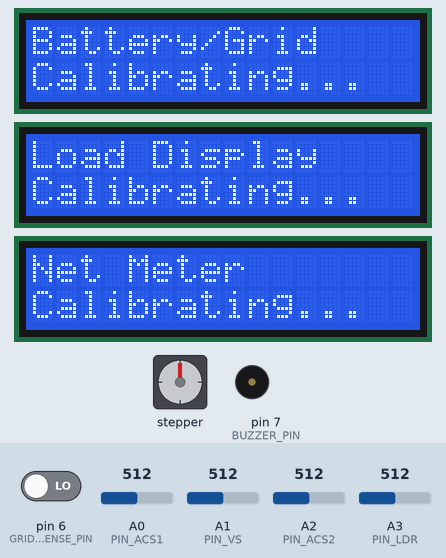
The sketch below on a simulated Arduino Uno, built with avr-gcc and run on an emulated ATmega328P. Parts: stepper motor, 3 × 16×2 character LCD, buzzer (waves = sounding, pin HIGH). Wiring (inferred from the names in the program): stepper motor (2048 steps per turn assumed): coils pin 2, pin 3, pin 4, pin 5. The test bench sets the inputs (shaded band); at power-on: pin 6 (GRID_SENSE_PIN) LOW, A2 (PIN_ACS2) = 512, A0 (PIN_ACS1) = 512, A3 (PIN_LDR) = 512, A1 (PIN_VS) = 512. Pins used as bus, display or sensor lines are not drawn; what the sketch prints to the serial monitor is not drawn.

Above: at 0.3 s.
2.5 s: pin 6 (GRID_SENSE_PIN) driven HIGH
At 5.0 s:
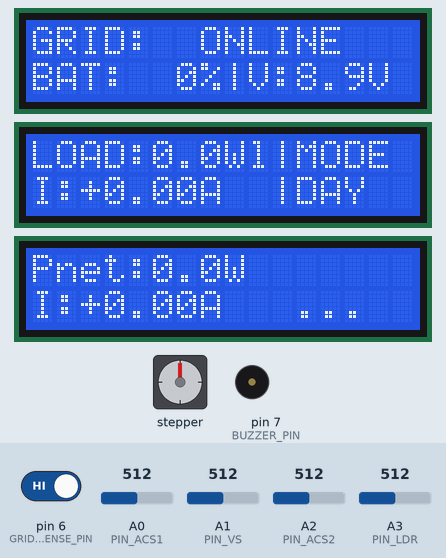
5.1 s: A2 (PIN_ACS2) set to 502
At 5.4 s:
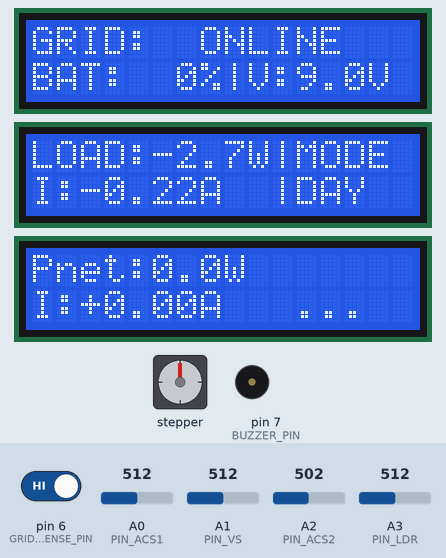
8.1 s: A0 (PIN_ACS1) set to 505
At 8.73 s:
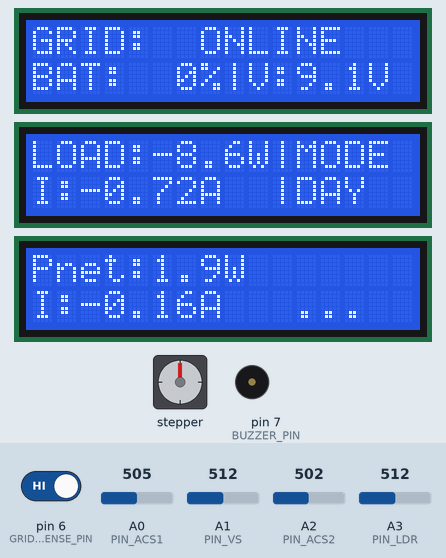
11.1 s: A3 (PIN_LDR) set to 491
At 12.0 s:
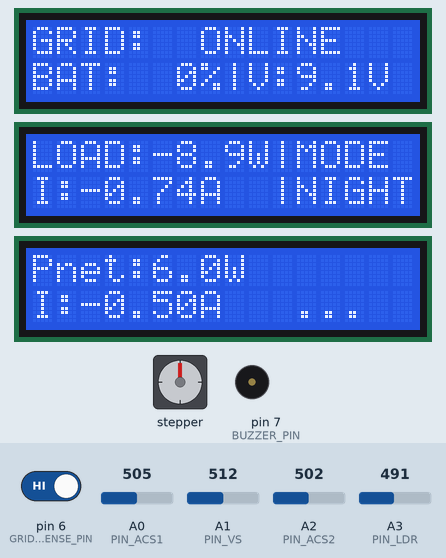
14.1 s: A2 (PIN_ACS2) set to 716
At 14.65 s:
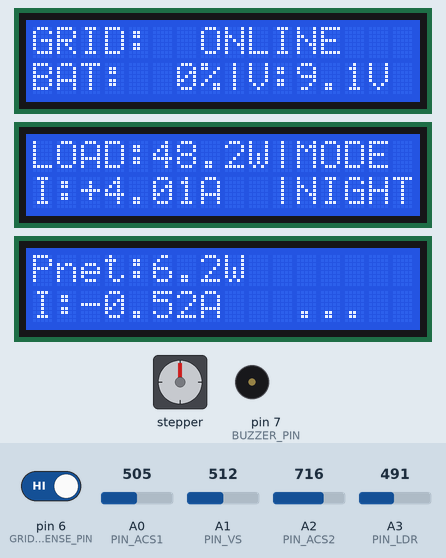
17.1 s: A3 (PIN_LDR) set to 510
At 17.62 s:
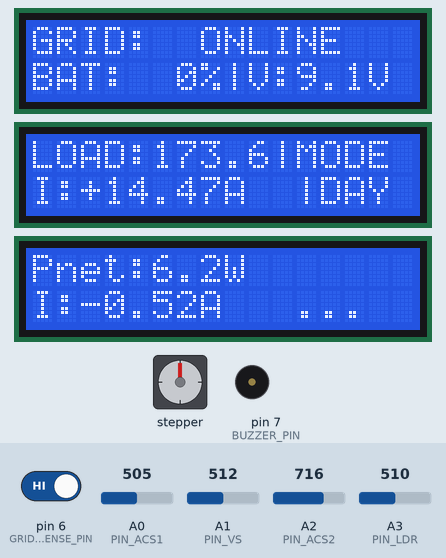
Timing chart, 0 to 20.1 s (numbered marks = the images above; inputs shaded):
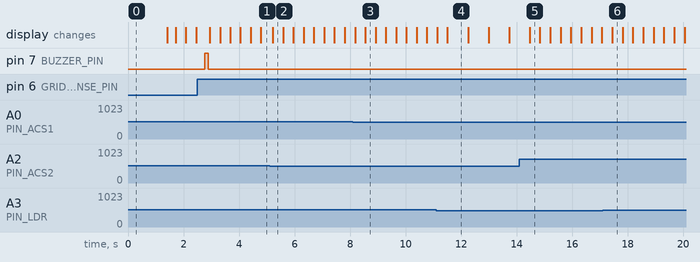

The sketch:

microgrid_controller.ino
```cpp
#include <Wire.h>
#include <LiquidCrystal_I2C.h>
#include <math.h>

// ===== LCDs (all 16x2) =====
#define LCD1_ADDR 0x27   // Display-1: Grid status + Battery Level (%) + Battery Voltage
#define LCD2_ADDR 0x26   // Display-2: Load power (ACS-2 * 12V) + ACS-2 current + Day/Night
#define LCD3_ADDR 0x25   // Display-3: Net metering (ACS-1 * 12V)

#define LCD_COLS 16
#define LCD_ROWS 2

LiquidCrystal_I2C lcd1(LCD1_ADDR, LCD_COLS, LCD_ROWS);
LiquidCrystal_I2C lcd2(LCD2_ADDR, LCD_COLS, LCD_ROWS);
LiquidCrystal_I2C lcd3(LCD3_ADDR, LCD_COLS, LCD_ROWS);

// ===== Grid sense state =====
bool gridActive = false;   // false = grid OFF, true = grid ON

// ===== Pin assignments =====
// Relays (active LOW)
const uint8_t RELAY1_PIN = 2;   // Relay-1 (charge vs export)
const uint8_t RELAY2_PIN = 3;   // Relay-2 (grid vs battery) -> NO=battery, NC=grid
const uint8_t RELAY3_PIN = 4;   // Relay-3 (Day/Night profile)
const uint8_t RELAY4_PIN = 5;   // Relay-4 (non-essential loads)

// Grid sense (0V = grid OFF, 5V = grid ON)
const uint8_t GRID_SENSE_PIN = 6;

// Buzzer pin (active buzzer module or simple piezo)
const uint8_t BUZZER_PIN = 7;

// Sensors
const uint8_t PIN_ACS1 = A0;
const uint8_t PIN_VS   = A1;
const uint8_t PIN_ACS2 = A2;
const uint8_t PIN_LDR  = A3;

// ===== Calibration =====
const float VREF = 5.00;
const float SENSITIVITY_V_PER_A = 0.066;
float VOLTAGE_SCALE = 3.65;

const float BATTERY_V_MIN = 9.6;   // 0% SOC voltage
const float BATTERY_V_MAX = 12.0;  // 100% SOC voltage (adjust if needed)

const float NOMINAL_V = 12.0;

// ===== Sampling =====
const uint16_t CAL_SAMPLES = 1000;
const uint16_t N_SAMPLES   = 100;

const float ALPHA_I1 = 0.30;
const float ALPHA_I2 = 0.30;
const float ALPHA_V  = 0.30;

const int LDR_THRESHOLD = 500;

inline float adcToVoltage(int adc) {
  return adc * (VREF / 1023.0f);
}

float zeroOffsetV_I1 = VREF / 2.0f;
float zeroOffsetV_I2 = VREF / 2.0f;

float filtI1 = 0;
float filtI2 = 0;
float filtV  = 0;

float avgAdcVoltage(uint8_t pin, uint16_t samples) {
  unsigned long sum = 0;
  for (uint16_t i = 0; i < samples; i++) {
    sum += analogRead(pin);
  }
  return adcToVoltage(sum / (float)samples);
}

float measureCurrent1DC() {
  float v = avgAdcVoltage(PIN_ACS1, N_SAMPLES);
  return (v - zeroOffsetV_I1) / SENSITIVITY_V_PER_A;
}

float measureCurrent2DC() {
  float v = avgAdcVoltage(PIN_ACS2, N_SAMPLES);
  return (v - zeroOffsetV_I2) / SENSITIVITY_V_PER_A;
}

float measureVoltageDC() {
  float vpin = avgAdcVoltage(PIN_VS, N_SAMPLES);
  return vpin * VOLTAGE_SCALE;
}

float batteryPercent(float vBatt) {
  float pct = (vBatt - BATTERY_V_MIN) * 100.0f / (BATTERY_V_MAX - BATTERY_V_MIN);
  return constrain(pct, 0, 100);
}

void beepSingle() {
  digitalWrite(BUZZER_PIN, HIGH);
  delay(120);
  digitalWrite(BUZZER_PIN, LOW);
}

void beepDouble() {
  for (int i = 0; i < 2; i++) {
    digitalWrite(BUZZER_PIN, HIGH);
    delay(120);
    digitalWrite(BUZZER_PIN, LOW);
    delay(120);
  }
}

void setup() {
  Serial.begin(115200);
  Wire.begin();

  pinMode(PIN_ACS1, INPUT);
  pinMode(PIN_VS,   INPUT);
  pinMode(PIN_ACS2, INPUT);
  pinMode(PIN_LDR,  INPUT);

  // Grid sense: external 0V/5V logic signal
  pinMode(GRID_SENSE_PIN, INPUT);
  // If signal can float when grid is OFF, add an external pulldown resistor to GND (e.g. 100k).

  // Relays
  pinMode(RELAY1_PIN, OUTPUT);
  pinMode(RELAY2_PIN, OUTPUT);
  pinMode(RELAY3_PIN, OUTPUT);
  pinMode(RELAY4_PIN, OUTPUT);

  // Buzzer
  pinMode(BUZZER_PIN, OUTPUT);
  digitalWrite(BUZZER_PIN, LOW);

  // Default all relays OFF (HIGH = inactive for active-LOW relays)
  digitalWrite(RELAY1_PIN, HIGH);
  digitalWrite(RELAY2_PIN, HIGH);
  digitalWrite(RELAY3_PIN, HIGH);
  digitalWrite(RELAY4_PIN, HIGH);

  // LCD init
  lcd1.init(); lcd1.backlight(); lcd1.clear();
  lcd2.init(); lcd2.backlight(); lcd2.clear();
  lcd3.init(); lcd3.backlight(); lcd3.clear();

  lcd1.setCursor(0, 0); lcd1.print("Battery/Grid");
  lcd1.setCursor(0, 1); lcd1.print("Calibrating...");

  lcd2.setCursor(0, 0); lcd2.print("Load Display");
  lcd2.setCursor(0, 1); lcd2.print("Calibrating...");

  lcd3.setCursor(0, 0); lcd3.print("Net Meter");
  lcd3.setCursor(0, 1); lcd3.print("Calibrating...");

  // Zero-current calibration for ACS712 sensors
  zeroOffsetV_I1 = avgAdcVoltage(PIN_ACS1, CAL_SAMPLES);
  zeroOffsetV_I2 = avgAdcVoltage(PIN_ACS2, CAL_SAMPLES);

  delay(800);
}

void loop() {

  // ---------- GRID STATUS SENSE FROM 5V SIGNAL ----------
  // 5V on GRID_SENSE_PIN  -> gridActive = true (ONLINE)
  // 0V on GRID_SENSE_PIN  -> gridActive = false (OFFLINE)

  bool newGridActive = (digitalRead(GRID_SENSE_PIN) == HIGH);

  if (newGridActive != gridActive) {
    // State changed, update and beep
    gridActive = newGridActive;

    if (gridActive) {
      beepSingle();   // Grid ONLINE
    } else {
      beepDouble();   // Grid OFFLINE
    }
  }

  // ---------- SENSOR READS ----------
  float I1 = measureCurrent1DC();
  float I2 = measureCurrent2DC();
  float V  = measureVoltageDC();

  // Low-pass filtering
  filtI1 = ALPHA_I1 * I1 + (1 - ALPHA_I1) * filtI1;
  filtI2 = ALPHA_I2 * I2 + (1 - ALPHA_I2) * filtI2;
  filtV  = ALPHA_V  * V  + (1 - ALPHA_V)  * filtV;

  float P_main = filtV * filtI1;       // Not shown, but kept for logic if needed
  float P_load = filtI2 * NOMINAL_V;   // Power on load side
  float P_net  = filtI1 * NOMINAL_V;   // Net power based on main current

  float battPct = batteryPercent(filtV);

  int  ldrRaw = analogRead(PIN_LDR);
  bool isDay  = (ldrRaw > LDR_THRESHOLD);

  // ---------- RELAY LOGIC ----------

  // Relay-1: Charge vs export (hysteresis)
  if (battPct > 95) {
    digitalWrite(RELAY1_PIN, LOW);   // export
  } else if (battPct < 90) {
    digitalWrite(RELAY1_PIN, HIGH);  // charge
  }

  // Relay-2: Grid vs Battery (NO=battery, NC=grid)
  if (gridActive) {
    digitalWrite(RELAY2_PIN, HIGH);  // coil off -> NC -> grid
  } else {
    digitalWrite(RELAY2_PIN, LOW);   // coil on  -> NO -> battery
  }

  // Relay-3: Day/Night
  if (isDay) {
    digitalWrite(RELAY3_PIN, HIGH);  // day -> NC
  } else {
    digitalWrite(RELAY3_PIN, LOW);   // night -> NO
  }

  // Relay-4: Non-essential loads
  if (gridActive) {
    digitalWrite(RELAY4_PIN, LOW);   // enabled when grid is available
  } else {
    digitalWrite(RELAY4_PIN, HIGH);  // disabled on battery-only
  }

  // ---------- DISPLAY-1 ----------
  lcd1.setCursor(0, 0);
  lcd1.print("GRID:  ");
  lcd1.print(gridActive ? "ONLINE " : "OFFLINE");

  lcd1.setCursor(0, 1);
  char buf[9];  // 8 chars + null terminator
  sprintf(buf, "BAT:%3d%%", (int)battPct);
  lcd1.print(buf);
  lcd1.setCursor(8, 1);
  lcd1.print("|V:");
  lcd1.print(filtV, 1);
  lcd1.print("V");

  // ---------- DISPLAY-2 ----------
  lcd2.setCursor(0, 0);
  lcd2.print("LOAD:");
  lcd2.print(P_load, 1);
  lcd2.print("W");
  lcd2.setCursor(10, 0);
  lcd2.print("|MODE");

  lcd2.setCursor(0, 1);
  lcd2.print("I:");
  lcd2.print((filtI2 >= 0) ? "+" : "-");
  lcd2.print(fabs(filtI2), 2);
  lcd2.print("A  |");
  lcd2.print(isDay ? "DAY  " : "NIGHT");

  // ---------- DISPLAY-3 ----------
  lcd3.setCursor(0, 0);
  lcd3.print("Pnet:");
  lcd3.print(fabs(P_net), 1);
  lcd3.print("W   ");

  lcd3.setCursor(0, 1);
  lcd3.print("I:");
  lcd3.print((filtI1 >= 0) ? "+" : "-");
  lcd3.print(fabs(filtI1), 2);
  lcd3.print("A   ");

  // ---------- SERIAL JSON TO ESP8266 ----------
  // One JSON line per loop. ESP8266 reads & parses this.
  Serial.print(F("{\"grid\":"));      Serial.print(gridActive ? 1 : 0);
  Serial.print(F(",\"battPct\":"));   Serial.print(battPct, 1);
  Serial.print(F(",\"battV\":"));     Serial.print(filtV, 2);

  Serial.print(F(",\"Pload\":"));     Serial.print(P_load, 1);
  Serial.print(F(",\"Iload\":"));     Serial.print(filtI2, 2);
  Serial.print(F(",\"isDay\":"));     Serial.print(isDay ? 1 : 0);

  Serial.print(F(",\"Pnet\":"));      Serial.print(P_net, 1);
  Serial.print(F(",\"Inet\":"));      Serial.print(filtI1, 2);
  Serial.println("}");

  delay(250);
}
```

Measured:
- the behaviour switches between 512 and 511 on A2 (PIN_ACS2) (found by bisection; images 1 and 2)
- the behaviour switches between 512 and 511 on A0 (PIN_ACS1) (found by bisection; images 2 and 3)
- the behaviour switches between 501 and 500 on A3 (PIN_LDR) (found by bisection; images 3 and 4)
- after the input at 2.5 s, pin 7 (BUZZER_PIN): LOW → HIGH after 0.27 s, → LOW 0.12 s later; the display: first changes after 0.45 s (image 1 shows a later state)
- after the input at 5.1 s, the display: changes after 0.12 s (image 2)
- after the input at 8.1 s, the display: first differs from a run without the input after 0.45 s (image 3)
- after the input at 11.1 s, the display: first differs from a run without the input after 0.41 s (image 4)
- after the input at 14.1 s, the display: changes after 0.37 s (image 5)
- after the input at 17.1 s, the display: changes after 0.34 s (image 6)
